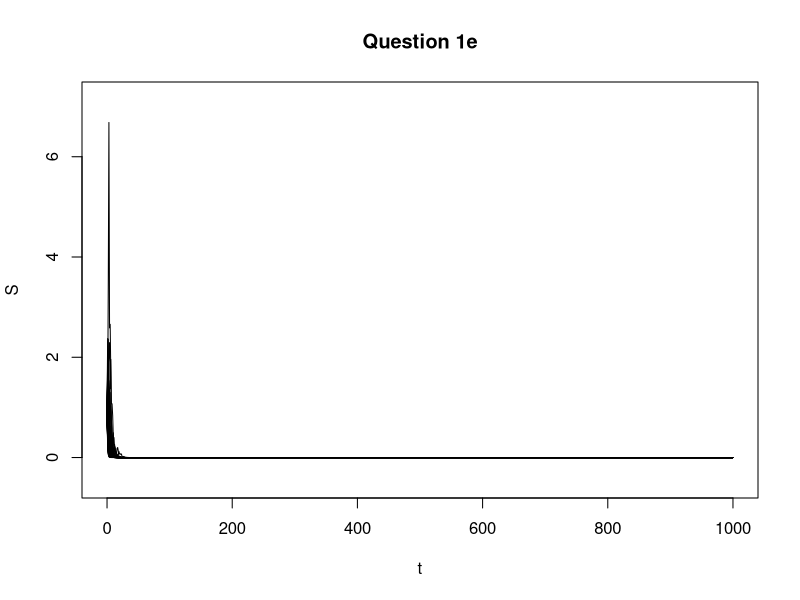

Source code (R):
par(mfrow=c(1,1))

p <- 100 #number of paths
N <- 1000 #number of samples

BMsim <- function(npaths, nSamples)
{
	p <- npaths
	N <- nSamples
	y <- matrix(rep(0,(N+1)*p), nrow = N+1)
	t <- c(0:N)
	# t <- c(0:N)
	
	S0 <- 1
	mu <- -1/3
	sigma <- 1/2
	nu <- mu - 0.5*sigma^2
	answer <- 0.0
	
	for (j in 1:p)
	{
		z <- rnorm(N,0,1)
		y[1,j] <- S0
		for (i in 1:N)
		{
		  y[i+1,j] <- y[1,j]*exp(nu*t[i+1]+sigma*sum(z[1:i]))
		}
		answer <- answer + y[N+1,j]
	}
	cat("Result: ", answer/p)
	return(y)
}

fig <- function(npath, nSamples)
{
  result <- BMsim(npath, nSamples)
  #cat("Result: ", result/npath)
 
  t <- c(0:nSamples)
  upperlimit <- max(result)
  lowerlimit <- min(result)

  for (i in 1:ncol(result)) {
    if (i == 1) {
      plot(t, result[,1], type = "l", main="Question 1e", xlab = "t", ylab = "S", lty = 1, col =1, ylim = range(lowerlimit-0.5,upperlimit+0.5))
    }
    else {
      lines(t, result[, i])
    }

  }
  
}

fig(p, N)

